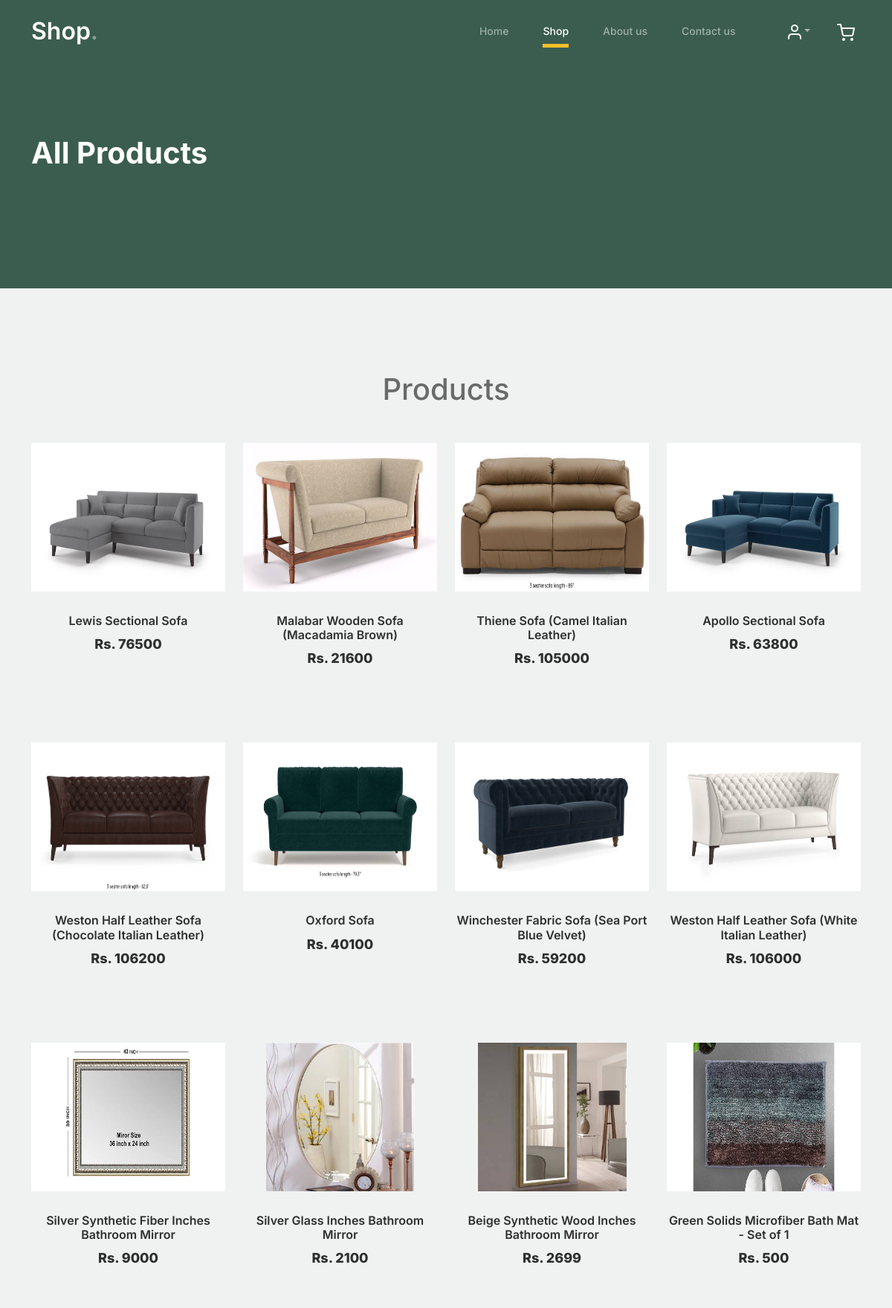
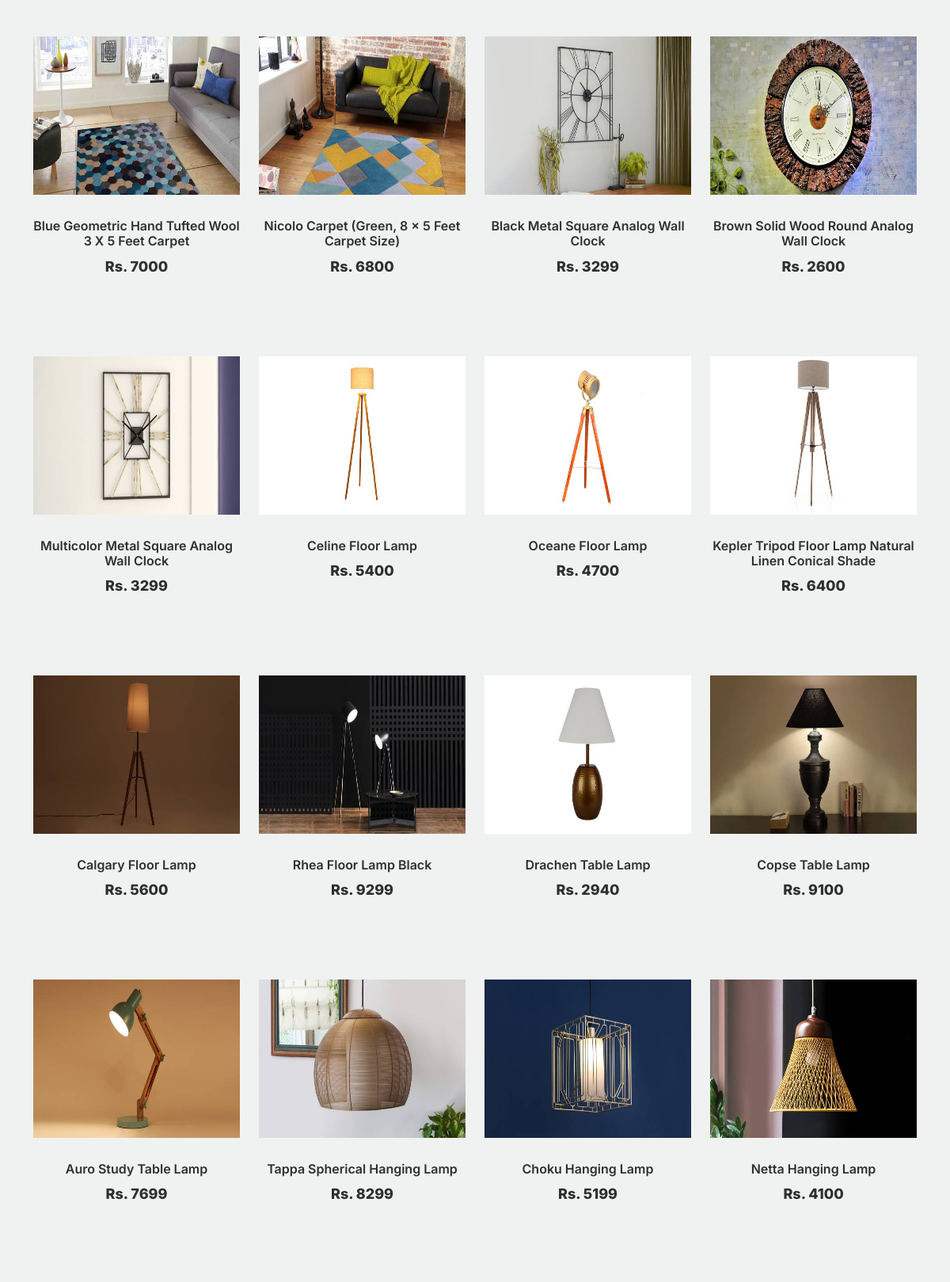
Screenshot of /products/ (upper part) with the database file from the repository (2 pictures, top to bottom).
### AdminApp/models.py (models this page shows)
class ProductDb(models.Model):
    product_name = models.CharField(max_length=100, unique=True)
    category_name = models.CharField(max_length=100, null=True, blank=True)
    sub_category_name = models.CharField(max_length=100, null=True, blank=True)
    Description = models.CharField(max_length=100, null=True, blank=True)
    price = models.IntegerField(null=True, blank=True)
    quantity = models.IntegerField(null=True, blank=True)
    product_image = models.ImageField(upload_to="Product Images", null=True, blank=True)

### WebApp/views.py (the view)
# urls.py: path('products/', views.all_products, name="products"),
def all_products(request):
    products = ProductDb.objects.all()
    return render(request, "all_products.html", {'products': products})

### WebApp/templates/all_products.html (shortened to what this page needs)
<!doctype html>
{%load static %}
<html lang="en">
<head>
    <link href="{% static 'shopstyle/css/bootstrap.min.css' %}" rel="stylesheet">
    <link href="https://cdnjs.cloudflare.com/ajax/libs/font-awesome/6.0.0-beta3/css/all.min.css" rel="stylesheet">
    <link href="{% static 'shopstyle/css/tiny-slider.css' %}" rel="stylesheet">
    <link href="{% static 'shopstyle/css/style.css' %}" rel="stylesheet">
</head>
<body>
<nav class="custom-navbar navbar navbar navbar-expand-md navbar-dark bg-dark" arial-label="Furni navigation bar">
    <div class="container">
        <a class="navbar-brand" href="index.html">Shop<span>.</span></a>
        <div class="collapse navbar-collapse" id="navbarsFurni">
            <ul class="custom-navbar-nav navbar-nav ms-auto mb-2 mb-md-0">
                <li class="nav-item ">
                    <a class="nav-link" href="{% url 'home' %}">Home</a>
                </li>
                <li class="active"><a class="nav-link" href="{% url 'shop' %}">Shop</a></li>
                <li><a class="nav-link" href="{% url 'about' %}">About us</a></li>
                <li><a class="nav-link" href="{% url 'contact' %}}">Contact us</a></li>
            </ul>
            <ul class="custom-navbar-cta navbar-nav mb-2 mb-md-0 ms-5">
                <li class="nav-item dropdown">
                    <a class="nav-link dropdown-toggle" data-bs-toggle="dropdown" href="#" role="button"
                       aria-expanded="false"><img src="{% static 'shopstyle/images/user.svg' %}"></a>
                </li>
                <li><a class="nav-link" href="{% url 'cart_page' %}"><img
                        src="{% static 'shopstyle/images/cart.svg' %}"></a></li>
            </ul>
        </div>
    </div>
</nav>
<div class="hero">
    <div class="container">
        <div class="row justify-content-between">
            <div class="col-lg-5">
                <div class="intro-excerpt">
                    <h1>All Products</h1>
                </div>
            </div>
            <div class="col-lg-7">
            </div>
        </div>
    </div>
</div>
<div class="untree_co-section product-section before-footer-section">
    <div class="container">
        <h1 class="text-center mb-5">Products</h1>
        <div class="row">
            {% for i in products %}
            <div class="col-12 col-md-4 col-lg-3 mb-5">
                <a class="product-item" href="{% url 'single_product' pr_id=i.id %}">
                    <img src="{{i.product_image.url}}" style="height: 200px;" class="img-fluid product-thumbnail">
                    <h3 class="product-title">{{i.product_name}}</h3>
                    <strong class="product-price">Rs. {{i.price}}</strong>
                </a>
            </div>
            {% endfor %}
        </div>
    </div>
</div>
</body>
</html>

### WebApp/static/shopstyle/css/style.css (style rules this page uses)
body { overflow-x: hidden; position: relative; }
body { font-family: "Inter", sans-serif; font-weight: 400; line-height: 28px; color: #6a6a6a; font-size: 14px; background-color: #eff2f1; }
a { text-decoration: none; -webkit-transition: .3s all ease; -o-transition: .3s all ease; transition: .3s all ease; color: #2f2f2f; text-decoration: underline; }
.custom-navbar { background: #3b5d50 !important; padding-top: 20px; padding-bottom: 20px; }
.custom-navbar .navbar-brand { font-size: 32px; font-weight: 600; }
.custom-navbar .navbar-brand > span { opacity: .4; }
@media (min-width: 992px) { .custom-navbar .custom-navbar-nav li { margin-left: 15px; margin-right: 15px; } }
.custom-navbar .custom-navbar-nav li a { font-weight: 500; color: #ffffff !important; opacity: .5; -webkit-transition: .3s all ease; -o-transition: .3s all ease; transition: .3s all ease; position: relative; }
@media (min-width: 768px) { .custom-navbar .custom-navbar-nav li a:before { content: ""; position: absolute; bottom: 0; left: 8px; right: 8px; background: #f9bf29; height: 5px; opacity: 1; visibility: visible; width: 0; -webkit-transition: .15s all ease-out; -o-transition: .15s all ease-out; transition: .15s all ease-out; } }
.custom-navbar .custom-navbar-nav li.active a { opacity: 1; }
.custom-navbar .custom-navbar-nav li.active a:before { width: calc(100% - 16px); }
.custom-navbar .custom-navbar-cta { margin-left: 0 !important; -webkit-box-orient: horizontal; -webkit-box-direction: normal; -ms-flex-direction: row; flex-direction: row; }
@media (min-width: 768px) { .custom-navbar .custom-navbar-cta { margin-left: 40px !important; } }
.custom-navbar .custom-navbar-cta li { margin-left: 0px; margin-right: 0px; }
.custom-navbar .custom-navbar-cta li:first-child { margin-right: 20px; }
.hero { background: #3b5d50; padding: calc(4rem - 30px) 0 0rem 0; }
@media (min-width: 768px) { .hero { padding: calc(4rem - 30px) 0 4rem 0; } }
@media (min-width: 992px) { .hero { padding: calc(8rem - 30px) 0 8rem 0; } }
.hero .intro-excerpt { position: relative; z-index: 4; }
@media (min-width: 992px) { .hero .intro-excerpt { max-width: 450px; } }
.hero h1 { font-weight: 700; color: #ffffff; margin-bottom: 30px; }
.product-section { padding: 7rem 0; }
.product-section .product-item { text-align: center; text-decoration: none; display: block; position: relative; padding-bottom: 50px; cursor: pointer; }
.product-section .product-item .product-thumbnail { margin-bottom: 30px; position: relative; top: 0; -webkit-transition: .3s all ease; -o-transition: .3s all ease; transition: .3s all ease; }
.product-section .product-item h3 { font-weight: 600; font-size: 16px; }
.product-section .product-item strong { font-weight: 800 !important; font-size: 18px !important; }
.product-section .product-item h3, .product-section .product-item strong { color: #2f2f2f; text-decoration: none; }
.product-section .product-item:before { bottom: 0; left: 0; right: 0; position: absolute; content: ""; background: #dce5e4; height: 0%; z-index: -1; border-radius: 10px; -webkit-transition: .3s all ease; -o-transition: .3s all ease; transition: .3s all ease; }
.before-footer-section { padding: 7rem 0 12rem 0 !important; }
.untree_co-section { padding: 7rem 0; }

### rows the page displays
ProductDb: product_image (picture), product_name "Lewis Sectional Sofa", price "76500"
ProductDb: product_image (picture), product_name "Malabar Wooden Sofa (Macadamia Brown)", price "21600"
ProductDb: product_image (picture), product_name "Thiene Sofa (Camel Italian Leather)", price "105000"
ProductDb: product_image (picture), product_name "Apollo Sectional Sofa", price "63800"
ProductDb: product_image (picture), product_name "Weston Half Leather Sofa (Chocolate Italian Leather)", price "106200"
ProductDb: product_image (picture), product_name "Oxford Sofa", price "40100"
ProductDb: product_image (picture), product_name "Winchester Fabric Sofa (Sea Port Blue Velvet)", price "59200"
ProductDb: product_image (picture), product_name "Weston Half Leather Sofa (White Italian Leather)", price "106000"
ProductDb: product_image (picture), product_name "Silver Synthetic Fiber Inches Bathroom Mirror", price "9000"
ProductDb: product_image (picture), product_name "Silver Glass Inches Bathroom Mirror", price "2100"
ProductDb: product_image (picture), product_name "Beige Synthetic Wood Inches Bathroom Mirror", price "2699"
ProductDb: product_image (picture), product_name "Green Solids Microfiber Bath Mat - Set of 1", price "500"
ProductDb: product_image (picture), product_name "Blue Geometric Hand Tufted Wool 3 X 5 Feet Carpet", price "7000"
ProductDb: product_image (picture), product_name "Nicolo Carpet (Green, 8 x 5 Feet Carpet Size)", price "6800"
ProductDb: product_image (picture), product_name "Black Metal Square Analog Wall Clock", price "3299"
ProductDb: product_image (picture), product_name "Brown Solid Wood Round Analog Wall Clock", price "2600"
ProductDb: product_image (picture), product_name "Multicolor Metal Square Analog Wall Clock", price "3299"
ProductDb: product_image (picture), product_name "Celine Floor Lamp", price "5400"
ProductDb: product_image (picture), product_name "Oceane Floor Lamp", price "4700"
ProductDb: product_image (picture), product_name "Kepler Tripod Floor Lamp Natural Linen Conical Shade", price "6400"
ProductDb: product_image (picture), product_name "Calgary Floor Lamp", price "5600"
ProductDb: product_image (picture), product_name "Rhea Floor Lamp Black", price "9299"
ProductDb: product_image (picture), product_name "Drachen Table Lamp", price "2940"
ProductDb: product_image (picture), product_name "Copse Table Lamp", price "9100"
ProductDb: product_image (picture), product_name "Auro Study Table Lamp", price "7699"
ProductDb: product_image (picture), product_name "Tappa Spherical Hanging Lamp", price "8299"
ProductDb: product_image (picture), product_name "Choku Hanging Lamp", price "5199"
ProductDb: product_image (picture), product_name "Netta Hanging Lamp", price "4100"
